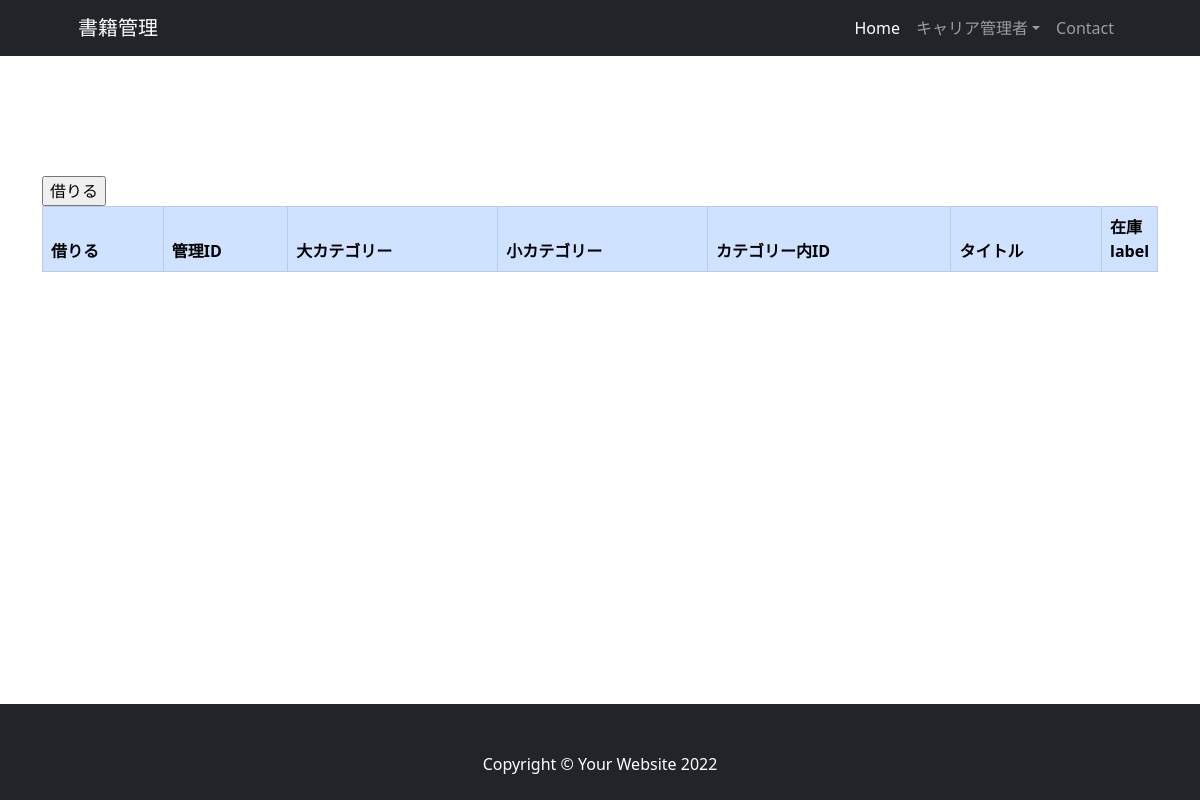
/list_borrowing/ (signed in), run on an earlier commit of the app's database.
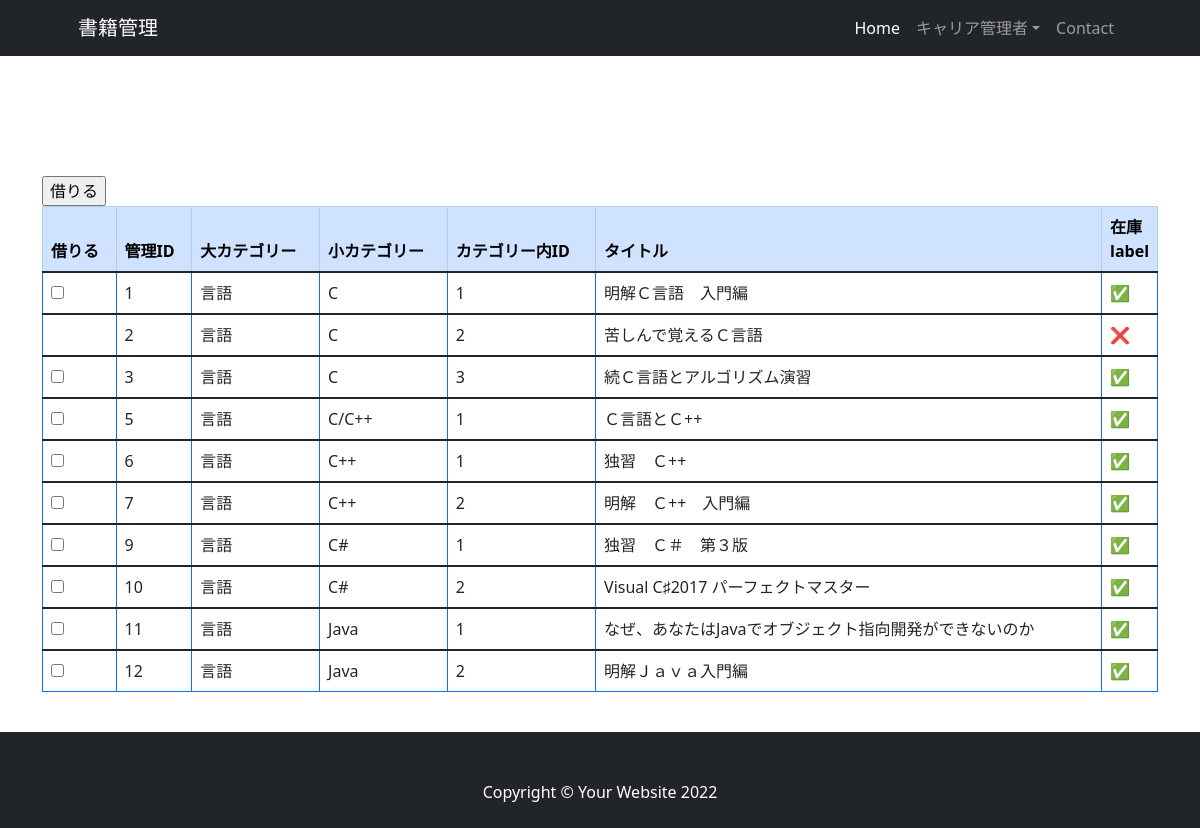
And on a later commit of the database.
### book_rental_app/models.py (models this page shows, shortened)
class Books(models.Model):
    manage_id = models.IntegerField(verbose_name='書籍管理用ID', blank=True, null=True)
    id_in_category = models.IntegerField(verbose_name='カテゴリーにおけるID', blank=True, null=True)
    title = models.CharField(max_length=255, verbose_name='Book Title')
    category = models.ForeignKey(SmallCategory, on_delete=models.SET_NULL, blank=True, null=True, verbose_name='Small Categroy name')
    borrower_user = models.ForeignKey(User, on_delete=models.SET_NULL, blank=True, null=True, related_name='borrowing_books', verbose_name='本を借りた人')
    lender_user = models.ForeignKey(User, on_delete=models.SET_NULL, blank=True, null=True, related_name='lending_books', verbose_name='貸出許可を出した人')
    is_rental = models.BooleanField(default=False, help_text='借りられたらTrue', verbose_name='貸出中ラベル')
    created_at = models.DateTimeField(auto_now_add=True, verbose_name='書籍追加された日時')
    def __str__(self):
        return self.title
    class Meta:
        db_table = 'Books'
        verbose_name = '書籍情報'
        verbose_name_plural = '書籍情報'

class SmallCategory(models.Model):
    large_category = models.ForeignKey(LargeCategory, on_delete=models.SET_NULL, blank=True, null=True, verbose_name='Large Categroy name')
    name = models.CharField(max_length=25, verbose_name='Small Categroy name')
    class Meta:
        db_table = 'Small_Category'
        verbose_name = '小カテゴリー'
        verbose_name_plural = '小カテゴリー'

class LargeCategory(models.Model):
    name = models.CharField(max_length=25, verbose_name='Large Categroy name')
    def __str__(self):
        return self.name
    class Meta:
        db_table = 'Large_Category'
        verbose_name = '大カテゴリー'
        verbose_name_plural = '大カテゴリー'

### book_rental_app/views/borrower_views.py (the view)
# urls.py: path('list_borrowing/', views.list_borrowing, name='list_borrowing'),
def list_borrowing(request):
    books = Books.objects.all().order_by('manage_id')
    user = request.user
    print()
    print('borrowing_books:', end='')
    print(user.borrowing_books.all())
    print('len(borrowing_books):', end='')
    print(len(user.borrowing_books.all()))
    total_borrowing = len(user.borrowing_books.all())
    context = {
        'books': books,
        'total_borrowing': total_borrowing,
    }
    return render(request, 'borrower/list_borrowing.html', context)

### book_rental_app/templates/borrower/list_borrowing.html (shortened to what this page needs)
{% extends 'borrower/base.html' %}
{% block content %}
        <section class="pt-4">
          <div class="container">
            <form method="post" action="{% url 'book_rental_app:permission_borrowing' %}">
                <input type="submit" name="button" value="借りる">
                <table class="table table-bordered border-primary table-hover">
                  <thead class="table-primary">
                    <tr>
                      <th scope="col">借りる</th>
                      <th scope="col">管理ID</th>
                      <th scope="col">大カテゴリー</th>
                      <th scope="col">小カテゴリー</th>
                      <th scope="col">カテゴリー内ID</th>
                      <th scope="col">タイトル</th>
                      <th scope="col" width="3%">在庫label</th>
                    </tr>
                  </thead>
                  {% for book in books %}
                  <tbody>
                    <tr id="{{ book.id }}">
                        {% if not book.is_rental %}
                        <td><input type="checkbox" name="borrowing_books" value="{{ book.id }}"></td>
                        {% else %}
                        <td></td>
                        {% endif %}
                        <td>{{ book.manage_id }}</td>
                        <td>{{ book.category.large_category }}</td>
                        <td>{{ book.category.name }}</td>
                        <td>{{ book.id_in_category }}</td>
                        <td>{{ book.title }}</td>
                        {% if book.is_rental %}
                        <td>&#10060;</td>
                        {% else %}
                        <td>✅</td>
                        {% endif %}
                    </tr>
                  </tbody>
                  {% endfor %}
                </table>
            </form>
          </div>
        </section>
{% endblock %}

What changed in the data, as far as the page shows it:
added Books: manage_id "1", category.large_category "言語", category.name "C", id_in_category "1", title "明解Ｃ言語 入門編"
added Books: is_rental True (drawn), manage_id "2", category.large_category "言語", category.name "C", id_in_category "2", title "苦しんで覚えるＣ言語"
added Books: manage_id "3", category.large_category "言語", category.name "C", id_in_category "3", title "続Ｃ言語とアルゴリズム演習"
added Books: manage_id "5", category.large_category "言語", category.name "C/C++", id_in_category "1", title "Ｃ言語とＣ++"
added Books: manage_id "6", category.large_category "言語", category.name "C++", id_in_category "1", title "独習 Ｃ++"
added Books: manage_id "7", category.large_category "言語", category.name "C++", id_in_category "2", title "明解 Ｃ++ 入門編"
added Books: manage_id "9", category.large_category "言語", category.name "C#", id_in_category "1", title "独習 Ｃ＃ 第３版"
added Books: manage_id "10", category.large_category "言語", category.name "C#", id_in_category "2", title "Visual C♯2017 パーフェクトマスター"
added Books: manage_id "11", category.large_category "言語", category.name "Java", id_in_category "1", title "なぜ、あなたはJavaでオブジェクト指向開発ができないのか"
added Books: manage_id "12", category.large_category "言語", category.name "Java", id_in_category "2", title "明解Ｊａｖａ入門編"
